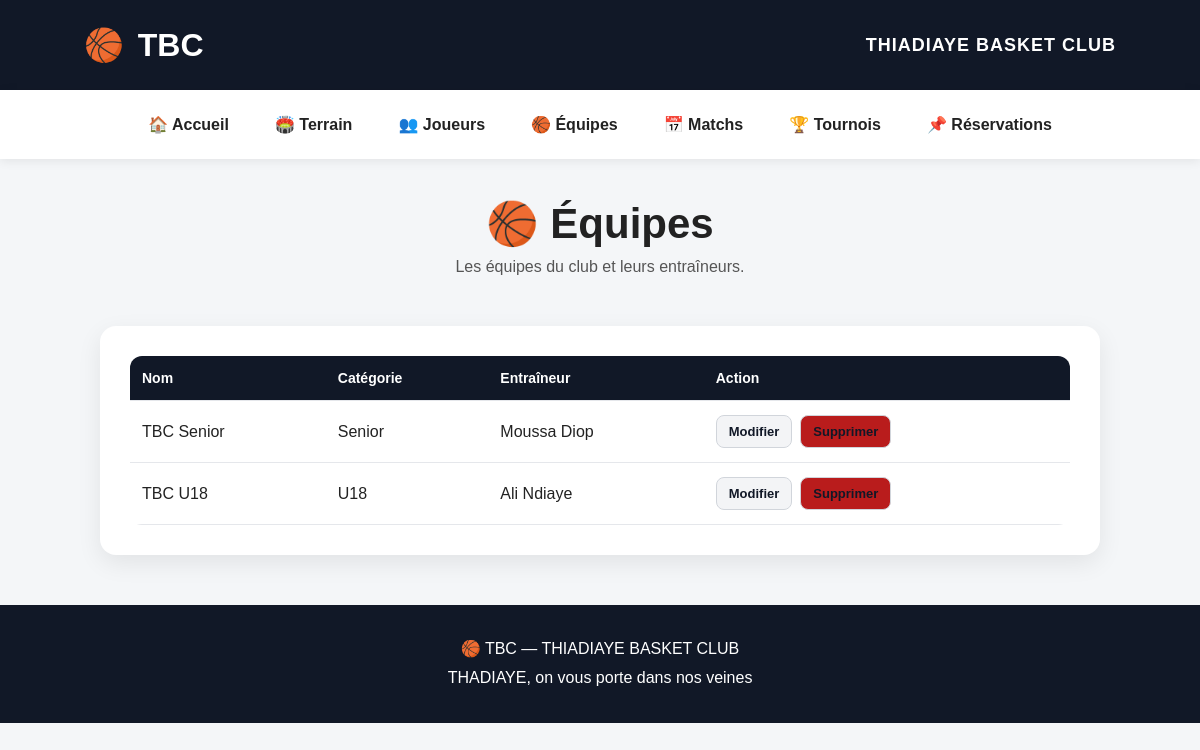
The page /equipes on the database its author committed.
### tables this page shows
CREATE TABLE equipes (
            id INTEGER PRIMARY KEY AUTOINCREMENT,
            nom TEXT NOT NULL,
            categorie TEXT,
            entraineur TEXT
        );

### app.py (the view, shortened to what this page needs)
@app.route("/equipes", methods=["GET", "POST"])
def equipes():
    connection = get_connection()
    equipes = connection.execute("SELECT * FROM equipes ORDER BY nom").fetchall()
    connection.close()
    return render_template("equipes.html", equipes=equipes)

### database.py (called while the page is built)
def get_connection():
    os.makedirs(DATABASE_FOLDER, exist_ok=True)
    connection = sqlite3.connect(DATABASE_FILE)
    connection.row_factory = sqlite3.Row
    return connection

### templates/equipes.html (shortened to what this page needs)
{% extends "base.html" %}
{% block content %}
<section class="page-header">
    <h1>🏀 Équipes</h1>
    <p>Les équipes du club et leurs entraîneurs.</p>
</section>
<section class="card-panel">
    {% if equipes %}
    <table class="data-table">
        <thead>
            <tr>
                <th>Nom</th>
                <th>Catégorie</th>
                <th>Entraîneur</th>
                <th>Action</th>
            </tr>
        </thead>
        <tbody>
            {% for equipe in equipes %}
            <tr>
                <td>{{ equipe.nom }}</td>
                <td>{{ equipe.categorie or '—' }}</td>
                <td>{{ equipe.entraineur or '—' }}</td>
                <td>
                    <div class="action-group">
                        <a href="{{ url_for('modifier_equipe', id=equipe.id) }}" class="small-btn">Modifier</a>
                        <form action="{{ url_for('supprimer_equipe', id=equipe.id) }}" method="post">
                            <button type="submit" class="danger-btn small-btn">Supprimer</button>
                        </form>
                    </div>
                </td>
            </tr>
            {% endfor %}
        </tbody>
    </table>
    {% else %}
    <p>Aucune équipe enregistrée pour le moment.</p>
    {% endif %}
</section>
{% endblock %}

### static/style.css (style rules this page uses)
* { margin: 0; padding: 0; box-sizing: border-box; }
body { font-family: Arial, Helvetica, sans-serif; background: #f4f6f8; color: #222; }
.page-header { text-align: center; padding: 40px 20px 20px; }
.page-header h1 { font-size: 42px; margin-bottom: 10px; }
.page-header p { color: #555; font-size: 16px; }
.info-box, .card-panel { background: white; border-radius: 16px; box-shadow: 0 8px 25px rgba(0,0,0,0.08); padding: 30px; margin: 30px auto; max-width: 1000px; }
.form-submit button, button { background: #111827; color: white; border: none; cursor: pointer; transition: 0.2s ease; }
.danger-btn { background: #b91c1c !important; }
.action-group { display: flex; gap: 8px; align-items: center; flex-wrap: wrap; }
.small-btn { display: inline-block; text-decoration: none; padding: 8px 12px; border-radius: 8px; border: 1px solid #d1d5db; background: #f3f4f6; color: #111827; font-size: 13px; font-weight: bold; cursor: pointer; }
.data-table { width: 100%; border-collapse: collapse; background: #fff; border-radius: 12px; overflow: hidden; }
.data-table th, .data-table td { padding: 14px 12px; text-align: left; border-bottom: 1px solid #e5e7eb; }
.data-table th { background: #111827; color: white; font-size: 14px; }

### rows shown on the page
equipes: nom "TBC Senior", categorie "Senior", entraineur "Moussa Diop"
equipes: nom "TBC U18", categorie "U18", entraineur "Ali Ndiaye"
